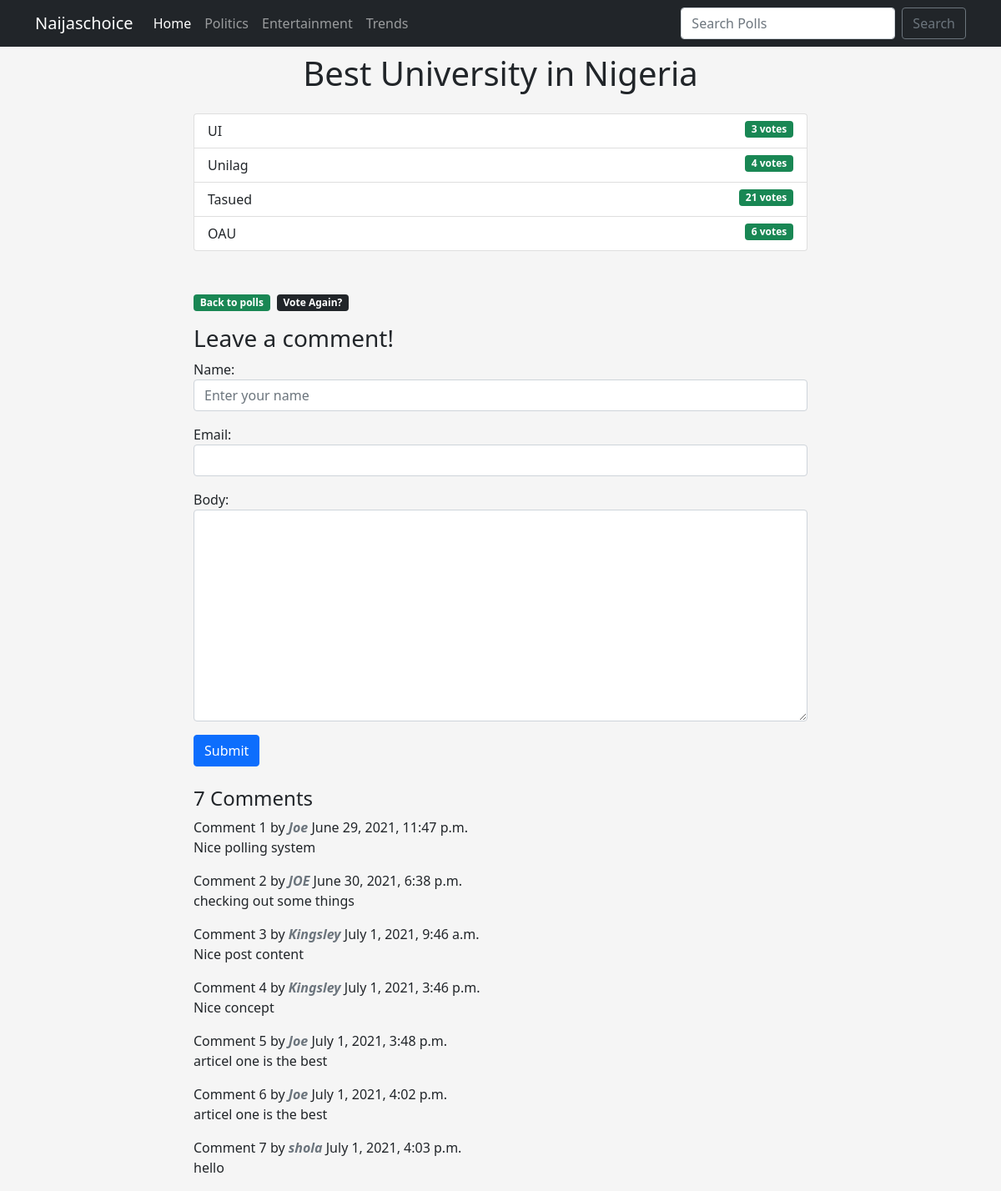
Before: /1/results/ with the older database file.
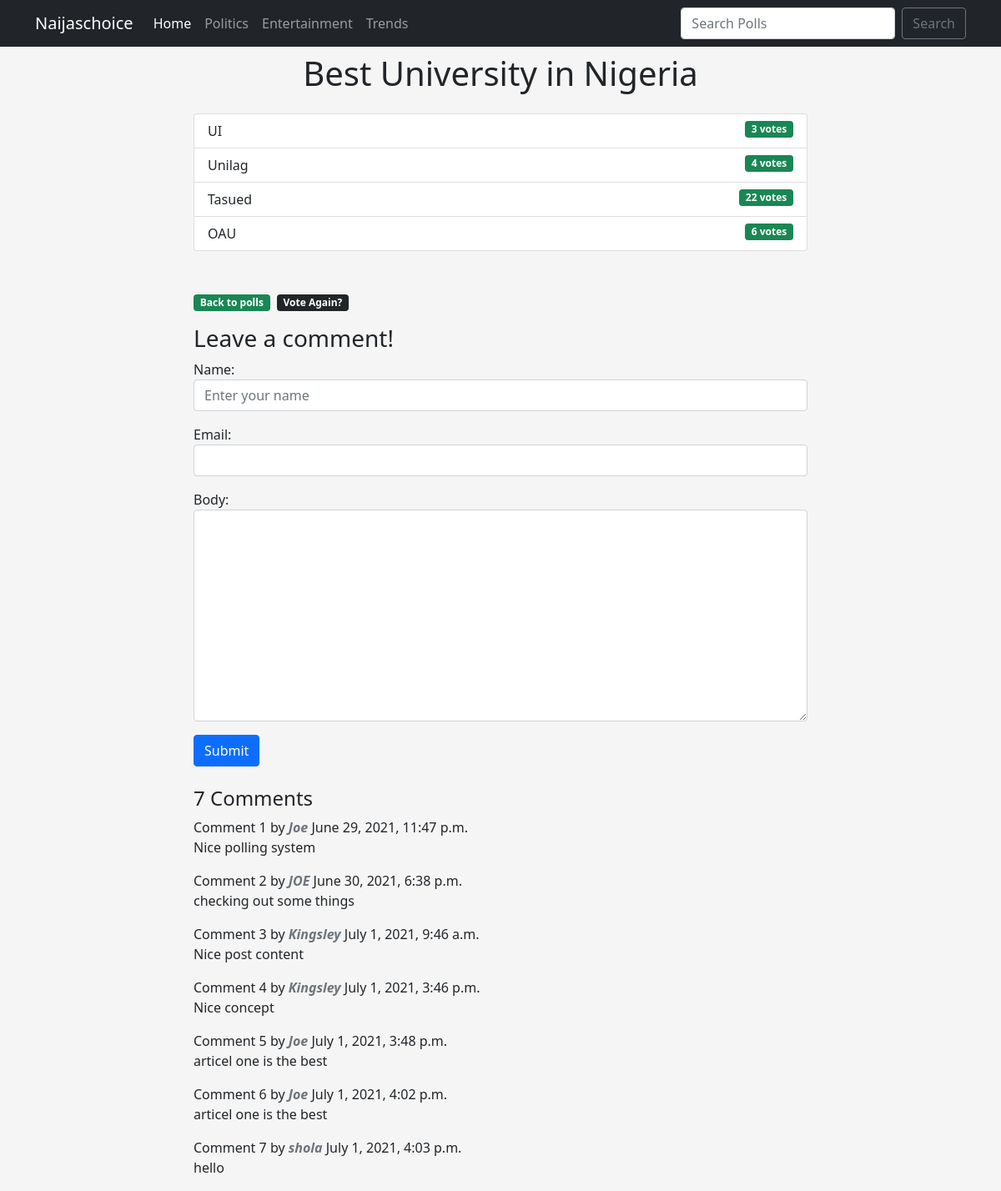
After: the same page with the newer database file.
### polls/models.py (models this page shows, shortened)
class Choice(models.Model):
    question = models.ForeignKey(Question, on_delete=models.CASCADE)
    choice_text = models.CharField(max_length=200)
    votes = models.IntegerField(default=0)

### polls/views.py (the view)
# urls.py: path('<int:question_id>/results/', views.results, name='results'),
def results(request, question_id):
    question = get_object_or_404(Question, pk=question_id)
    comments = question.comments.filter(active=True)
    new_comment = None
    if request.method == 'POST':
        form = CommentForm(data=request.POST)
        if form.is_valid():
            new_comment = form.save(commit=False)
            new_comment.question = question
            new_comment.save()
    else:
        form = CommentForm()
    return render(request, 'polls/results.html', {'question': question,
                                                  'form': form, 'new_comment': new_comment, 'comments': comments})

### polls/forms.py
class CommentForm(forms.ModelForm):
    name = forms.CharField(widget=forms.TextInput(
        attrs={'class': 'form-control', 'placeholder': 'Enter your name'}))
    email = forms.EmailField(widget=forms.TextInput(
        attrs={'class': 'form-control'}))
    body = forms.CharField(widget=forms.Textarea(
        attrs={'class': 'form-control'}))
    class Meta:
        model = Comments
        fields = ('name', 'email', 'body')

### templates/polls/results.html (shortened to what this page needs)
{% extends 'base.html' %}
{% block content %}
<h1 class="mb-4 text-center mt-1">{{ question.question_title}}</h1>
<ul class="list-group mb-5">
    {% for choice in question.choice_set.all %}
    <li class="list-group-item">
        {{choice.choice_text}} <span class="badge bg-success float-end">
            {{ choice.votes }} vote{{ choice.votes |pluralize }}
        </span>
    </li>
    {% endfor %}
</ul>
<div class="row">
    <div class="share-col m-auto col-sm-12 col-md-6 justify-content-sm-start gap-2 mt-1">
        <a class="badge bg-success text-decoration-none" href="{% url 'index' %}">Back to polls</a>
        <a class="badge bg-dark text-decoration-none" href="{% url 'detail' question.id%}">Vote Again? </a>
    </div>
        {% load social_share %}
</div>
<div class="mb-4  mt-3">
    <div>
        {% if new_comment %}
        <div class="alert alert-success" role="alert">
            Your comment is awaiting moderation
        </div>
        {% else %}
        <h3>Leave a comment!</h3>
        <form method="POST" class="form-group">
            {{ form.as_p }}
            <button type="submit" class="btn btn-primary" value="Post a reply">Submit</button>
        </form>
        {% endif %}
    </div>
</div>
<div class="mt-4">
    <h4 >
        {{ question.comments.count }} Comment{{ question.comments.count |pluralize }}
    </h4>
</div>
{% for question in question.comments.all %}
<div class="comments">
    <div>
        Comment {{ forloop.counter }} by <span class="text-muted fw-bold fst-italic">{{ question.name }}</span>
        <span class="fw-lighter">{{ question.created_on }}</span>
    </div>
       <p>{{ question.body  }}</p>
</div>
{% endfor %}
</div>
</div>
</div>
{% endblock %}

Changed rows visible on the page:
changed Choice "Tasued": votes "21" → "22"
